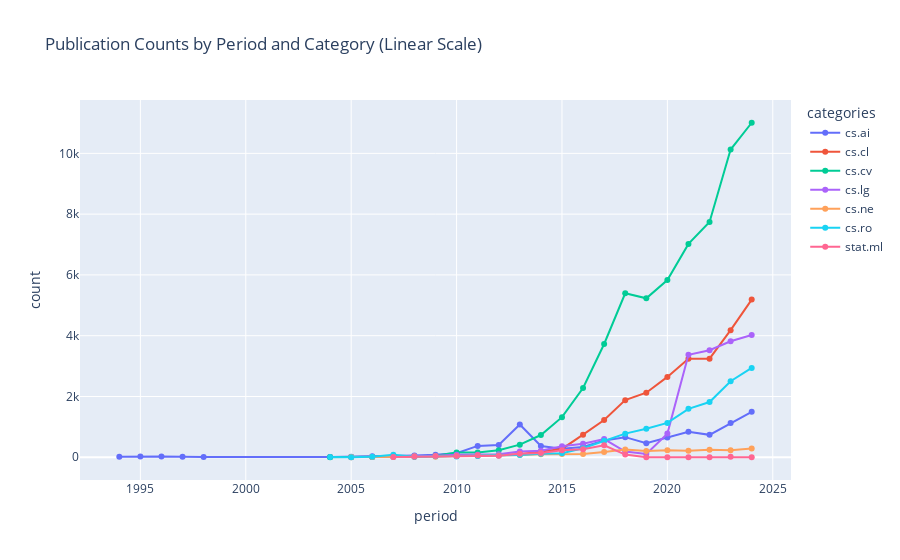
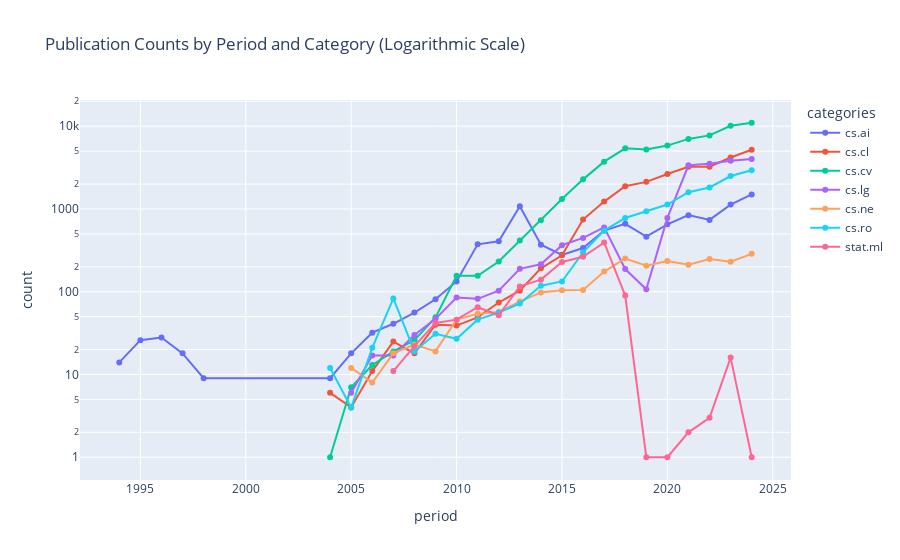

The notebook cell saved with these charts, in order:
### Code cell
counts = counts.reset_index(name="count")

# Plot the line chart with linear scale using plotly
fig_line = px.line(counts, x='period', y='count', color='categories', markers=True, title="Publication Counts by Period and Category (Linear Scale)")
fig_line.show()

# Plot the line chart with logarithmic scale using plotly
fig_line_log = px.line(counts, x='period', y='count', color='categories', markers=True, title="Publication Counts by Period and Category (Logarithmic Scale)", log_y=True)
fig_line_log.show()

### Figure 1 — Plotly figure (JSON) as saved in the notebook; plotly's stock layout.template omitted (floating-point values rounded to 4 significant figures)
{"data": [{"hovertemplate": "categories=cs.ai<br>period=%{x}<br>count=%{y}<extra></extra>", "legendgroup": "cs.ai", "line": {"color": "#636efa", "dash": "solid"}, "marker": {"symbol": "circle"}, "mode": "lines+markers", "name": "cs.ai", "orientation": "v", "showlegend": true, "type": "scatter", "x": [1994, 1995, 1996, 1997, 1998, 2004, 2005, 2006, 2007, 2008, 2009, 2010, 2011, 2012, 2013, 2014, 2015, 2016, 2017, 2018, 2019, 2020, 2021, 2022, 2023, 2024], "xaxis": "x", "y": [14, 26, 28, 18, 9, 9, 18, 32, 41, 56, 81, 133, 374, 407, 1078, 370, 279, 337, 549, 662, 463, 652, 842, 738, 1130, 1497], "yaxis": "y"}, {"hovertemplate": "categories=cs.cl<br>period=%{x}<br>count=%{y}<extra></extra>", "legendgroup": "cs.cl", "line": {"color": "#EF553B", "dash": "solid"}, "marker": {"symbol": "circle"}, "mode": "lines+markers", "name": "cs.cl", "orientation": "v", "showlegend": true, "type": "scatter", "x": [2004, 2005, 2006, 2007, 2008, 2009, 2010, 2011, 2012, 2013, 2014, 2015, 2016, 2017, 2018, 2019, 2020, 2021, 2022, 2023, 2024], "xaxis": "x", "y": [6, 4, 11, 25, 18, 40, 39, 49, 74, 103, 192, 275, 744, 1227, 1880, 2125, 2644, 3239, 3244, 4182, 5188], "yaxis": "y"}, {"hovertemplate": "categories=cs.cv<br>period=%{x}<br>count=%{y}<extra></extra>", "legendgroup": "cs.cv", "line": {"color": "#00cc96", "dash": "solid"}, "marker": {"symbol": "circle"}, "mode": "lines+markers", "name": "cs.cv", "orientation": "v", "showlegend": true, "type": "scatter", "x": [2004, 2005, 2006, 2007, 2008, 2009, 2010, 2011, 2012, 2013, 2014, 2015, 2016, 2017, 2018, 2019, 2020, 2021, 2022, 2023, 2024], "xaxis": "x", "y": [1, 7, 13, 19, 26, 49, 156, 156, 232, 415, 732, 1320, 2278, 3728, 5396, 5230, 5832, 7021, 7742, 10125, 11007], "yaxis": "y"}, {"hovertemplate": "categories=cs.lg<br>period=%{x}<br>count=%{y}<extra></extra>", "legendgroup": "cs.lg", "line": {"color": "#ab63fa", "dash": "solid"}, "marker": {"symbol": "circle"}, "mode": "lines+markers", "name": "cs.lg", "orientation": "v", "showlegend": true, "type": "scatter", "x": [2005, 2006, 2007, 2008, 2009, 2010, 2011, 2012, 2013, 2014, 2015, 2016, 2017, 2018, 2019, 2020, 2021, 2022, 2023, 2024], "xaxis": "x", "y": [6, 17, 17, 30, 47, 85, 82, 103, 189, 215, 365, 447, 599, 188, 107, 779, 3372, 3523, 3816, 4021], "yaxis": "y"}, {"hovertemplate": "categories=cs.ne<br>period=%{x}<br>count=%{y}<extra></extra>", "legendgroup": "cs.ne", "line": {"color": "#FFA15A", "dash": "solid"}, "marker": {"symbol": "circle"}, "mode": "lines+markers", "name": "cs.ne", "orientation": "v", "showlegend": true, "type": "scatter", "x": [2005, 2006, 2007, 2008, 2009, 2010, 2011, 2012, 2013, 2014, 2015, 2016, 2017, 2018, 2019, 2020, 2021, 2022, 2023, 2024], "xaxis": "x", "y": [12, 8, 18, 23, 19, 46, 54, 57, 76, 98, 104, 105, 175, 252, 206, 235, 212, 249, 230, 287], "yaxis": "y"}, {"hovertemplate": "categories=cs.ro<br>period=%{x}<br>count=%{y}<extra></extra>", "legendgroup": "cs.ro", "line": {"color": "#19d3f3", "dash": "solid"}, "marker": {"symbol": "circle"}, "mode": "lines+markers", "name": "cs.ro", "orientation": "v", "showlegend": true, "type": "scatter", "x": [2004, 2005, 2006, 2007, 2008, 2009, 2010, 2011, 2012, 2013, 2014, 2015, 2016, 2017, 2018, 2019, 2020, 2021, 2022, 2023, 2024], "xaxis": "x", "y": [12, 4, 21, 83, 19, 31, 27, 46, 56, 72, 118, 133, 299, 547, 778, 940, 1132, 1595, 1819, 2501, 2941], "yaxis": "y"}, {"hovertemplate": "categories=stat.ml<br>period=%{x}<br>count=%{y}<extra></extra>", "legendgroup": "stat.ml", "line": {"color": "#FF6692", "dash": "solid"}, "marker": {"symbol": "circle"}, "mode": "lines+markers", "name": "stat.ml", "orientation": "v", "showlegend": true, "type": "scatter", "x": [2007, 2008, 2009, 2010, 2011, 2012, 2013, 2014, 2015, 2016, 2017, 2018, 2019, 2020, 2021, 2022, 2023, 2024], "xaxis": "x", "y": [11, 22, 42, 46, 65, 52, 116, 140, 229, 264, 394, 90, 1, 1, 2, 3, 16, 1], "yaxis": "y"}], "layout": {"legend": {"title": {"text": "categories"}, "tracegroupgap": 0}, "title": {"text": "Publication Counts by Period and Category (Linear Scale)"}, "xaxis": {"anchor": "y", "domain": [0, 1], "title": {"text": "period"}}, "yaxis": {"anchor": "x", "domain": [0, 1], "title": {"text": "count"}}}}

### Figure 2 — Plotly figure (JSON) as saved in the notebook; plotly's stock layout.template omitted (floating-point values rounded to 4 significant figures)
{"data": [{"hovertemplate": "categories=cs.ai<br>period=%{x}<br>count=%{y}<extra></extra>", "legendgroup": "cs.ai", "line": {"color": "#636efa", "dash": "solid"}, "marker": {"symbol": "circle"}, "mode": "lines+markers", "name": "cs.ai", "orientation": "v", "showlegend": true, "type": "scatter", "x": [1994, 1995, 1996, 1997, 1998, 2004, 2005, 2006, 2007, 2008, 2009, 2010, 2011, 2012, 2013, 2014, 2015, 2016, 2017, 2018, 2019, 2020, 2021, 2022, 2023, 2024], "xaxis": "x", "y": [14, 26, 28, 18, 9, 9, 18, 32, 41, 56, 81, 133, 374, 407, 1078, 370, 279, 337, 549, 662, 463, 652, 842, 738, 1130, 1497], "yaxis": "y"}, {"hovertemplate": "categories=cs.cl<br>period=%{x}<br>count=%{y}<extra></extra>", "legendgroup": "cs.cl", "line": {"color": "#EF553B", "dash": "solid"}, "marker": {"symbol": "circle"}, "mode": "lines+markers", "name": "cs.cl", "orientation": "v", "showlegend": true, "type": "scatter", "x": [2004, 2005, 2006, 2007, 2008, 2009, 2010, 2011, 2012, 2013, 2014, 2015, 2016, 2017, 2018, 2019, 2020, 2021, 2022, 2023, 2024], "xaxis": "x", "y": [6, 4, 11, 25, 18, 40, 39, 49, 74, 103, 192, 275, 744, 1227, 1880, 2125, 2644, 3239, 3244, 4182, 5188], "yaxis": "y"}, {"hovertemplate": "categories=cs.cv<br>period=%{x}<br>count=%{y}<extra></extra>", "legendgroup": "cs.cv", "line": {"color": "#00cc96", "dash": "solid"}, "marker": {"symbol": "circle"}, "mode": "lines+markers", "name": "cs.cv", "orientation": "v", "showlegend": true, "type": "scatter", "x": [2004, 2005, 2006, 2007, 2008, 2009, 2010, 2011, 2012, 2013, 2014, 2015, 2016, 2017, 2018, 2019, 2020, 2021, 2022, 2023, 2024], "xaxis": "x", "y": [1, 7, 13, 19, 26, 49, 156, 156, 232, 415, 732, 1320, 2278, 3728, 5396, 5230, 5832, 7021, 7742, 10125, 11007], "yaxis": "y"}, {"hovertemplate": "categories=cs.lg<br>period=%{x}<br>count=%{y}<extra></extra>", "legendgroup": "cs.lg", "line": {"color": "#ab63fa", "dash": "solid"}, "marker": {"symbol": "circle"}, "mode": "lines+markers", "name": "cs.lg", "orientation": "v", "showlegend": true, "type": "scatter", "x": [2005, 2006, 2007, 2008, 2009, 2010, 2011, 2012, 2013, 2014, 2015, 2016, 2017, 2018, 2019, 2020, 2021, 2022, 2023, 2024], "xaxis": "x", "y": [6, 17, 17, 30, 47, 85, 82, 103, 189, 215, 365, 447, 599, 188, 107, 779, 3372, 3523, 3816, 4021], "yaxis": "y"}, {"hovertemplate": "categories=cs.ne<br>period=%{x}<br>count=%{y}<extra></extra>", "legendgroup": "cs.ne", "line": {"color": "#FFA15A", "dash": "solid"}, "marker": {"symbol": "circle"}, "mode": "lines+markers", "name": "cs.ne", "orientation": "v", "showlegend": true, "type": "scatter", "x": [2005, 2006, 2007, 2008, 2009, 2010, 2011, 2012, 2013, 2014, 2015, 2016, 2017, 2018, 2019, 2020, 2021, 2022, 2023, 2024], "xaxis": "x", "y": [12, 8, 18, 23, 19, 46, 54, 57, 76, 98, 104, 105, 175, 252, 206, 235, 212, 249, 230, 287], "yaxis": "y"}, {"hovertemplate": "categories=cs.ro<br>period=%{x}<br>count=%{y}<extra></extra>", "legendgroup": "cs.ro", "line": {"color": "#19d3f3", "dash": "solid"}, "marker": {"symbol": "circle"}, "mode": "lines+markers", "name": "cs.ro", "orientation": "v", "showlegend": true, "type": "scatter", "x": [2004, 2005, 2006, 2007, 2008, 2009, 2010, 2011, 2012, 2013, 2014, 2015, 2016, 2017, 2018, 2019, 2020, 2021, 2022, 2023, 2024], "xaxis": "x", "y": [12, 4, 21, 83, 19, 31, 27, 46, 56, 72, 118, 133, 299, 547, 778, 940, 1132, 1595, 1819, 2501, 2941], "yaxis": "y"}, {"hovertemplate": "categories=stat.ml<br>period=%{x}<br>count=%{y}<extra></extra>", "legendgroup": "stat.ml", "line": {"color": "#FF6692", "dash": "solid"}, "marker": {"symbol": "circle"}, "mode": "lines+markers", "name": "stat.ml", "orientation": "v", "showlegend": true, "type": "scatter", "x": [2007, 2008, 2009, 2010, 2011, 2012, 2013, 2014, 2015, 2016, 2017, 2018, 2019, 2020, 2021, 2022, 2023, 2024], "xaxis": "x", "y": [11, 22, 42, 46, 65, 52, 116, 140, 229, 264, 394, 90, 1, 1, 2, 3, 16, 1], "yaxis": "y"}], "layout": {"legend": {"title": {"text": "categories"}, "tracegroupgap": 0}, "title": {"text": "Publication Counts by Period and Category (Logarithmic Scale)"}, "xaxis": {"anchor": "y", "domain": [0, 1], "title": {"text": "period"}}, "yaxis": {"anchor": "x", "domain": [0, 1], "title": {"text": "count"}, "type": "log"}}}
